Frame 1 (no input): blank canvas, image omitted
Frame 60 (the mouse pressed at the canvas centre just before this capture): blank canvas, image omitted
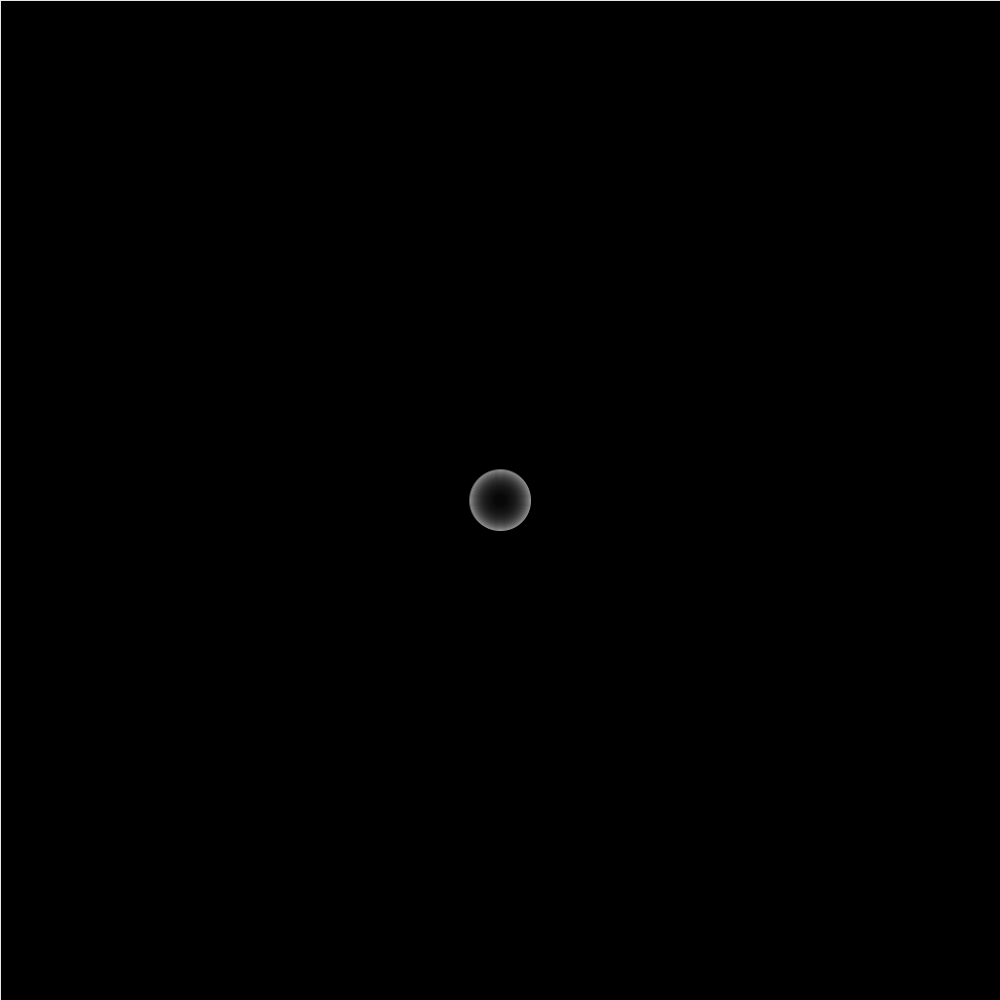
Frame 120 (the mouse held since frame 60 and released just before this capture)

The Processing sketch whose frames 1 and 60 were blank and that drew this single picture after the mouse press (run headless with seeded random() and noise(); from frame 60 on, the mouse is pressed at the canvas centre):

// Processing sketch: processing_182253
// ── processing_182253.pde

ArrayList<Ripple> ripples = new ArrayList<Ripple>();
Ripple r1;

int duration = 150;
int rand = int(random(1,4));
int c = 0;
int r;
int g;
int b;

//The program creates ripples based on the the mouse position and
//a ripple size (duration) that's defined at 150 to start. The up
//and down arrows change the size of the ripples by one while the
//right and left change the size by 100. When size is changed,
//the new ripple size is printed. Once a ripple reaches its max
//size through a count line, it deletes itself from the array,
//and as it grows in size, the ripple fades out slowly and
//evenly no matter what size it is.
//
//Every time the code is run, it chooses randomly either red,
//green, or blue to be changed by the mouse wheel. The code also
//can pick to change all three instead of creating a single color
//fade, but instead a black to white fade.


void setup()
{
  size(1000,1000);
  background(0);
  frameRate(60);
  if (rand == 1){ r = c; g = 0; b = 0; }
  else if (rand == 2){ r = 0; g = c; b = 0; }
  else if (rand == 3){ r = 0; g = 0; b = c; }
  else if (rand == 4){ r = c; g = c; b = c; }
}

void draw()
{
  if (rand == 1){ r = c; g = 0; b = 0; }
  else if (rand == 2){ r = 0; g = c; b = 0; }
  else if (rand == 3){ r = 0; g = 0; b = c; }
  else if (rand == 4){ r = c; g = c; b = c; }
  fill(r,g,b,15);
  rect(0,0,width,height);
  for (int i = 0; i < ripples.size(); i++)
  {
    Ripple r1 = ripples.get(i);
    r1.drawRipple();
    if (r1.getCount() > duration)
    {
      ripples.remove(i);
    }
  }
}
  
void mousePressed()
{
  ripples.add(new Ripple(mouseX,mouseY,duration));
}

void mouseWheel(MouseEvent event)
{
  float e = event.getCount();
  c -= e*15;
  if (c < 0){
    c = 255;
  } else if (c > 255){
    c = 0;
  }
}

void keyPressed() 
{
  if (key == CODED) {
    if (keyCode == UP) {
      duration += 1;
    }
  }
  if (key == CODED) {
    if (keyCode == DOWN) {
      duration -= 1;
    }
  }
  if (key == CODED) {
    if (keyCode == RIGHT) {
      duration += 100;
    }
  }
  if (key == CODED) {
    if (keyCode == LEFT) {
      duration -= 100;
    }
  }
  println(str(duration));
}


class Ripple
{
  int xpos;
  int ypos;
  int count;
  int size;
  float fade;
  float inc;
  
  Ripple(int x, int y, int duration)
  {
    xpos = x;
    ypos = y;
    count = 1;
    fade = map(duration,0,duration,0,150);
    inc = fade / duration;
  }
  
  void drawRipple()
  {
    noFill();
    stroke(255);
    stroke(255,fade);
    fade -= inc;
    count += 1;
    ellipse(xpos,ypos,count,count);
  }
  
  int getCount()
  {
    return count;
  }
}
    
    
    
    
    
